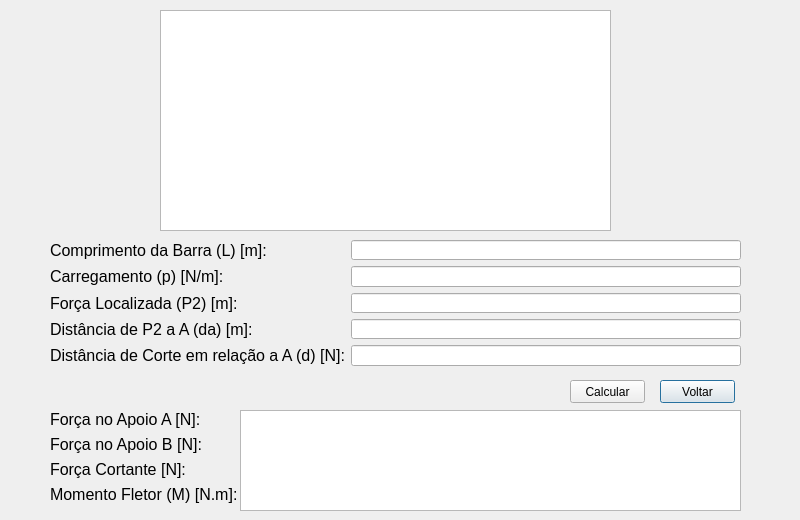
<?xml version="1.0" encoding="UTF-8"?>
<ui version="4.0">
 <class>Dialog</class>
 <widget class="QDialog" name="Dialog">
  <property name="geometry">
   <rect>
    <x>0</x>
    <y>0</y>
    <width>800</width>
    <height>520</height>
   </rect>
  </property>
  <property name="windowTitle">
   <string>Exemplo 5</string>
  </property>
  <widget class="QWidget" name="formLayoutWidget_2">
   <property name="geometry">
    <rect>
     <x>50</x>
     <y>410</y>
     <width>691</width>
     <height>102</height>
    </rect>
   </property>
   <layout class="QFormLayout" name="formLayout_3">
    <item row="2" column="0">
     <widget class="QLabel" name="label_3">
      <property name="font">
       <font>
        <pointsize>12</pointsize>
       </font>
      </property>
      <property name="text">
       <string>Força Cortante [N]:</string>
      </property>
     </widget>
    </item>
    <item row="2" column="1">
     <widget class="QLabel" name="label_4">
      <property name="font">
       <font>
        <pointsize>12</pointsize>
       </font>
      </property>
      <property name="text">
       <string/>
      </property>
     </widget>
    </item>
    <item row="3" column="0">
     <widget class="QLabel" name="label_5">
      <property name="font">
       <font>
        <pointsize>12</pointsize>
       </font>
      </property>
      <property name="text">
       <string>Momento Fletor (M) [N.m]:</string>
      </property>
     </widget>
    </item>
    <item row="3" column="1">
     <widget class="QLabel" name="label_6">
      <property name="font">
       <font>
        <pointsize>12</pointsize>
       </font>
      </property>
      <property name="text">
       <string/>
      </property>
     </widget>
    </item>
    <item row="0" column="0">
     <widget class="QLabel" name="label_7">
      <property name="font">
       <font>
        <pointsize>12</pointsize>
       </font>
      </property>
      <property name="text">
       <string>Força no Apoio A [N]:</string>
      </property>
     </widget>
    </item>
    <item row="0" column="1">
     <widget class="QLabel" name="label_8">
      <property name="font">
       <font>
        <pointsize>12</pointsize>
       </font>
      </property>
      <property name="text">
       <string/>
      </property>
     </widget>
    </item>
    <item row="1" column="0">
     <widget class="QLabel" name="label_9">
      <property name="font">
       <font>
        <pointsize>12</pointsize>
       </font>
      </property>
      <property name="text">
       <string>Força no Apoio B [N]:</string>
      </property>
     </widget>
    </item>
    <item row="1" column="1">
     <widget class="QLabel" name="label_10">
      <property name="font">
       <font>
        <pointsize>12</pointsize>
       </font>
      </property>
      <property name="text">
       <string/>
      </property>
     </widget>
    </item>
   </layout>
  </widget>
  <widget class="QWidget" name="formLayoutWidget">
   <property name="geometry">
    <rect>
     <x>50</x>
     <y>240</y>
     <width>691</width>
     <height>126</height>
    </rect>
   </property>
   <layout class="QFormLayout" name="formLayout_2">
    <item row="0" column="0">
     <widget class="QLabel" name="label">
      <property name="font">
       <font>
        <pointsize>12</pointsize>
       </font>
      </property>
      <property name="text">
       <string>Comprimento da Barra (L) [m]:</string>
      </property>
     </widget>
    </item>
    <item row="0" column="1">
     <widget class="QLineEdit" name="lineEdit"/>
    </item>
    <item row="1" column="0">
     <widget class="QLabel" name="label_2">
      <property name="font">
       <font>
        <pointsize>12</pointsize>
       </font>
      </property>
      <property name="text">
       <string>Carregamento (p) [N/m]:</string>
      </property>
     </widget>
    </item>
    <item row="1" column="1">
     <widget class="QLineEdit" name="lineEdit_2"/>
    </item>
    <item row="2" column="0">
     <widget class="QLabel" name="label_11">
      <property name="font">
       <font>
        <pointsize>12</pointsize>
       </font>
      </property>
      <property name="text">
       <string>Força Localizada (P2) [m]:</string>
      </property>
     </widget>
    </item>
    <item row="2" column="1">
     <widget class="QLineEdit" name="lineEdit_3"/>
    </item>
    <item row="3" column="0">
     <widget class="QLabel" name="label_12">
      <property name="font">
       <font>
        <pointsize>12</pointsize>
       </font>
      </property>
      <property name="text">
       <string>Distância de P2 a A (da) [m]:</string>
      </property>
     </widget>
    </item>
    <item row="3" column="1">
     <widget class="QLineEdit" name="lineEdit_4"/>
    </item>
    <item row="4" column="0">
     <widget class="QLabel" name="label_13">
      <property name="font">
       <font>
        <pointsize>12</pointsize>
       </font>
      </property>
      <property name="text">
       <string>Distância de Corte em relação a A (d) [N]:</string>
      </property>
     </widget>
    </item>
    <item row="4" column="1">
     <widget class="QLineEdit" name="lineEdit_5"/>
    </item>
   </layout>
  </widget>
  <widget class="QPushButton" name="pushButton_2">
   <property name="geometry">
    <rect>
     <x>660</x>
     <y>380</y>
     <width>75</width>
     <height>23</height>
    </rect>
   </property>
   <property name="text">
    <string>Voltar</string>
   </property>
  </widget>
  <widget class="QTextBrowser" name="textBrowser">
   <property name="geometry">
    <rect>
     <x>160</x>
     <y>10</y>
     <width>451</width>
     <height>221</height>
    </rect>
   </property>
   <property name="html">
    <string>&lt;!DOCTYPE HTML PUBLIC &quot;-//W3C//DTD HTML 4.0//EN&quot; &quot;http://www.w3.org/TR/REC-html40/strict.dtd&quot;&gt;
&lt;html&gt;&lt;head&gt;&lt;meta name=&quot;qrichtext&quot; content=&quot;1&quot; /&gt;&lt;style type=&quot;text/css&quot;&gt;
p, li { white-space: pre-wrap; }
&lt;/style&gt;&lt;/head&gt;&lt;body style=&quot; font-family:'MS Shell Dlg 2'; font-size:8.25pt; font-weight:400; font-style:normal;&quot;&gt;
&lt;p align=&quot;center&quot; style=&quot; margin-top:0px; margin-bottom:0px; margin-left:0px; margin-right:0px; -qt-block-indent:0; text-indent:0px;&quot;&gt;&lt;img src=&quot;:/images/Exercício 10.jpg&quot; /&gt;&lt;/p&gt;&lt;/body&gt;&lt;/html&gt;</string>
   </property>
  </widget>
  <widget class="QPushButton" name="pushButton">
   <property name="geometry">
    <rect>
     <x>570</x>
     <y>380</y>
     <width>75</width>
     <height>23</height>
    </rect>
   </property>
   <property name="text">
    <string>Calcular</string>
   </property>
  </widget>
  <widget class="QLabel" name="label_14">
   <property name="geometry">
    <rect>
     <x>0</x>
     <y>0</y>
     <width>800</width>
     <height>520</height>
    </rect>
   </property>
   <property name="text">
    <string/>
   </property>
   <property name="pixmap">
    <pixmap resource="resources/resources.qrc">:/images/exercicio5_6.jpg</pixmap>
   </property>
  </widget>
  <widget class="QTextBrowser" name="textBrowser_2">
   <property name="geometry">
    <rect>
     <x>240</x>
     <y>410</y>
     <width>501</width>
     <height>101</height>
    </rect>
   </property>
  </widget>
  <zorder>label_14</zorder>
  <zorder>textBrowser_2</zorder>
  <zorder>formLayoutWidget_2</zorder>
  <zorder>formLayoutWidget</zorder>
  <zorder>pushButton_2</zorder>
  <zorder>textBrowser</zorder>
  <zorder>pushButton</zorder>
 </widget>
 <resources>
  <include location="resources/resources.qrc"/>
 </resources>
 <connections>
  <connection>
   <sender>pushButton_2</sender>
   <signal>clicked()</signal>
   <receiver>Dialog</receiver>
   <slot>close()</slot>
   <hints>
    <hint type="sourcelabel">
     <x>697</x>
     <y>361</y>
    </hint>
    <hint type="destinationlabel">
     <x>399</x>
     <y>258</y>
    </hint>
   </hints>
  </connection>
 </connections>
</ui>
